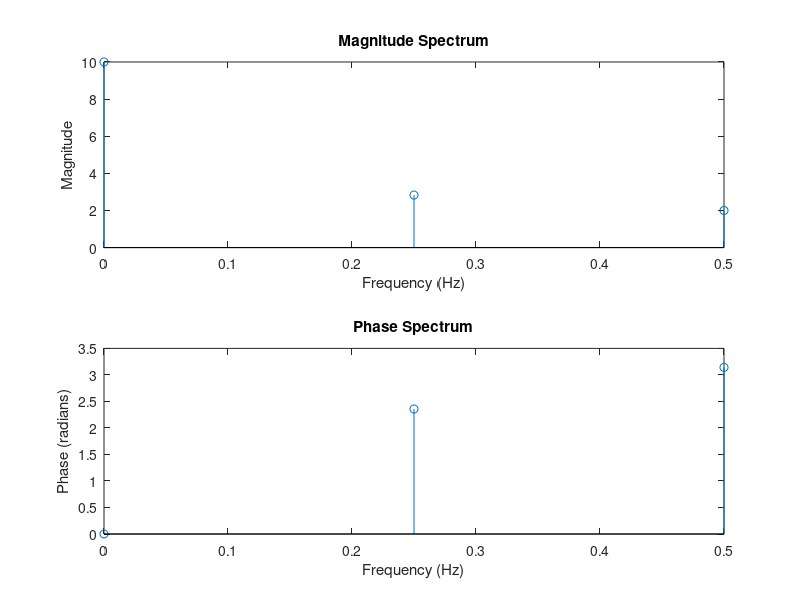

Write MATLAB code to recreate this figure.
% Define the input signal
x = [1 2 3 4];

% Compute FFT
X = fft(x);

% Compute the two-sided spectrum
X_mag = abs(X); % Magnitude spectrum
X_phase = angle(X); % Phase spectrum

% Compute the one-sided spectrum (excluding the negative frequencies)
N = length(x); % Length of the input signal
X_mag_one_sided = X_mag(1:N/2+1);
X_phase_one_sided = X_phase(1:N/2+1);

% Compute the frequency axis for plotting
Fs = 1; % Sampling frequency (assuming 1 sample per unit time)
f = (0:N/2)*(Fs/N);

% Plotting the magnitude spectrum
subplot(2, 1, 1);
stem(f, X_mag_one_sided);
xlabel('Frequency (Hz)');
ylabel('Magnitude');
title('Magnitude Spectrum');

% Plotting the phase spectrum
subplot(2, 1, 2);
stem(f, X_phase_one_sided);
xlabel('Frequency (Hz)');
ylabel('Phase (radians)');
title('Phase Spectrum');
